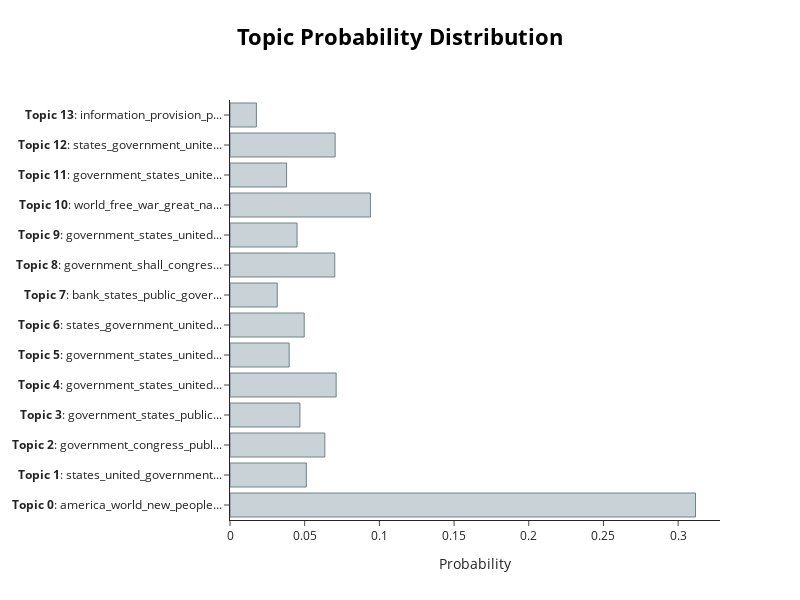

Here is the notebook cell this chart was saved with:
### Code cell
# output the topic distribution for the first speech
# hint: check out approximate_distribution() and visualize_distribution()
first_doc = [docs[0]]

topic_probs, _ = topic_model.approximate_distribution(first_doc)
fig = topic_model.visualize_distribution(topic_probs[0])

fig.write_html("outputs/bertopic_first_speech_distribution.html")

fig

### Figure 1 — Plotly figure (JSON) as saved in the notebook; plotly's stock layout.template omitted (floating-point values rounded to 4 significant figures)
{"data": [{"marker": {"color": "#C8D2D7", "line": {"color": "#6E8484", "width": 1}}, "orientation": "h", "type": "bar", "x": [0.3116, 0.0511, 0.06348, 0.04681, 0.07106, 0.03961, 0.04968, 0.03162, 0.07014, 0.0449, 0.09401, 0.03788, 0.0704, 0.01769], "y": ["<b>Topic 0</b>: america_world_new_people...", "<b>Topic 1</b>: states_united_government...", "<b>Topic 2</b>: government_congress_publ...", "<b>Topic 3</b>: government_states_public...", "<b>Topic 4</b>: government_states_united...", "<b>Topic 5</b>: government_states_united...", "<b>Topic 6</b>: states_government_united...", "<b>Topic 7</b>: bank_states_public_gover...", "<b>Topic 8</b>: government_shall_congres...", "<b>Topic 9</b>: government_states_united...", "<b>Topic 10</b>: world_free_war_great_na...", "<b>Topic 11</b>: government_states_unite...", "<b>Topic 12</b>: states_government_unite...", "<b>Topic 13</b>: information_provision_p..."]}], "layout": {"height": 600, "hoverlabel": {"bgcolor": "white", "font": {"family": "Rockwell", "size": 16}}, "title": {"font": {"color": "Black", "size": 22}, "text": "<b>Topic Probability Distribution</b>", "x": 0.5, "xanchor": "center", "y": 0.95, "yanchor": "top"}, "width": 800, "xaxis": {"title": {"text": "Probability"}}}}
